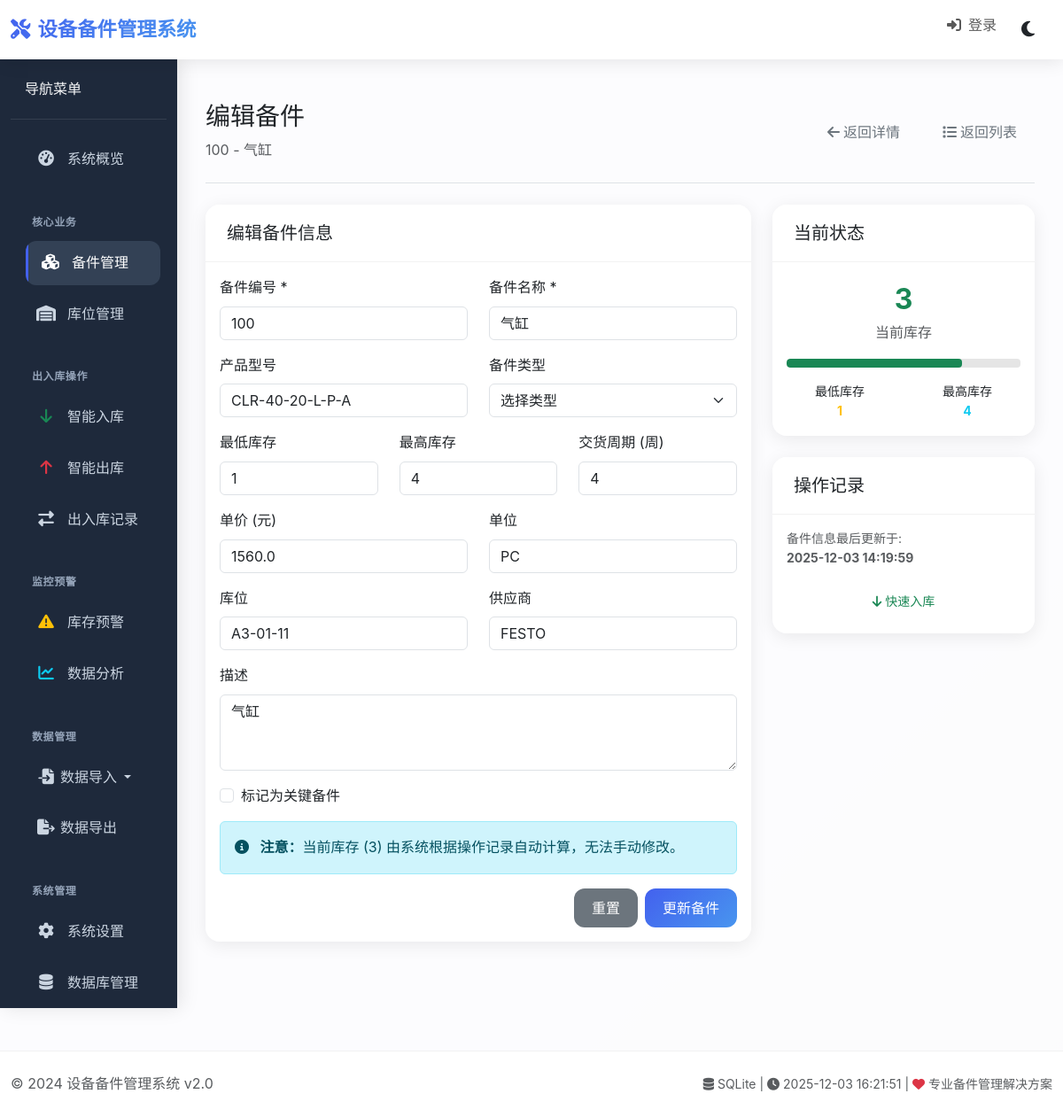
/part/13/edit, run on the app's committed database.
### tables this page shows
CREATE TABLE spare_parts (
                id INTEGER PRIMARY KEY AUTOINCREMENT,
                part_no TEXT UNIQUE NOT NULL,
                name TEXT NOT NULL,
                type TEXT,
                product_model TEXT,
                current_stock INTEGER DEFAULT 0,
                min_stock INTEGER DEFAULT 0,
                max_stock INTEGER DEFAULT 0,
                key_part BOOLEAN DEFAULT FALSE,
                lt_weeks INTEGER DEFAULT 0,
                unit_price REAL DEFAULT 0.0,
                unit TEXT DEFAULT '个',
                location TEXT,
                supplier TEXT,
                description TEXT,
                created_date TIMESTAMP DEFAULT CURRENT_TIMESTAMP,
                updated_date TIMESTAMP DEFAULT CURRENT_TIMESTAMP,
                FOREIGN KEY (location) REFERENCES locations(location_code)
            );

### routes/parts_routes.py (the view, shortened to what this page needs)
    @app.route('/part/<int:part_id>/edit', methods=['GET', 'POST'])
    def edit_part(part_id):
        part = get_spare_part_by_id(part_id)
        if not part:
            flash('备件不存在', 'danger')
            return redirect(url_for('parts_list'))
        return render_template('edit_part.html', part=part)

### models/database.py (called while the page is built)
def get_spare_part_by_id(part_id):
    db_manager = DatabaseManager()
    with db_manager.get_connection() as conn:
        cursor = conn.execute('SELECT * FROM spare_parts WHERE id = ?', (part_id,))
        return cursor.fetchone()

    def _init_db(self):
        os.makedirs(os.path.dirname(self.db_path) if os.path.dirname(self.db_path) else '.', exist_ok=True)
        with self._get_raw_connection() as conn:
            conn.execute("PRAGMA foreign_keys = ON")
            conn.execute("PRAGMA journal_mode = WAL")
            conn.execute("PRAGMA synchronous = NORMAL")
            conn.execute("PRAGMA cache_size = 100000")
            conn.execute("PRAGMA temp_store = MEMORY")
            conn.execute("PRAGMA mmap_size = 268435456")
            conn.execute("PRAGMA page_size = 4096")
            conn.execute("PRAGMA busy_timeout = 10000")

    @contextmanager
    def _get_raw_connection(self):
        conn = None
        try:
            conn = sqlite3.connect(
                self.db_path,
                timeout=30.0,
                check_same_thread=False,
                isolation_level=None
            )
            conn.row_factory = sqlite3.Row
            yield conn
        finally:
            if conn:
                conn.close()

### templates/edit_part.html (shortened to what this page needs)
{% extends "base.html" %}
{% block content %}
<div class="d-flex justify-content-between flex-wrap flex-md-nowrap align-items-center pt-3 pb-4 mb-4 border-bottom">
    <div>
        <h1 class="h3 mb-2">编辑备件</h1>
        <p class="text-muted mb-0">{{ part[1] }} - {{ part[2] }}</p>
    </div>
    <div class="btn-toolbar mb-2 mb-md-0">
        <a href="{{ url_for('part_detail', part_id=part[0]) }}" class="btn btn-outline-secondary me-2">
            <i class="fas fa-arrow-left me-1"></i>返回详情
        </a>
        <a href="{{ url_for('parts_list') }}" class="btn btn-outline-secondary">
            <i class="fas fa-list me-1"></i>返回列表
        </a>
    </div>
</div>
<div class="row">
    <div class="col-lg-8">
        <div class="card">
            <div class="card-header">
                <h5 class="card-title mb-0">编辑备件信息</h5>
            </div>
            <div class="card-body">
                <form method="post">
                    <div class="row">
                        <div class="col-md-6">
                            <div class="mb-3">
                                <label class="form-label">备件编号 *</label>
                                <input type="text" class="form-control" name="part_no" required
                                       value="{{ part[1] }}">
                            </div>
                        </div>
                        <div class="col-md-6">
                            <div class="mb-3">
                                <label class="form-label">备件名称 *</label>
                                <input type="text" class="form-control" name="name" required
                                       value="{{ part[2] }}">
                            </div>
                        </div>
                    </div>
                    <div class="row">
                        <div class="col-md-6">
                            <div class="mb-3">
                                <label class="form-label">产品型号</label>
                                <input type="text" class="form-control" name="type"
                                       value="{{ part[3] or '' }}" placeholder="产品具体型号">
                            </div>
                        </div>
                        <div class="col-md-6">
                            <div class="mb-3">
                                <label class="form-label">备件类型</label>
                                <select class="form-select" name="product_model">
                                    <option value="">选择类型</option>
                                </select>
                            </div>
                        </div>
                    </div>
                    <div class="row">
                        <div class="col-md-4">
                            <div class="mb-3">
                                <label class="form-label">最低库存</label>
                                <input type="number" class="form-control" name="min_stock"
                                       value="{{ part[6] }}" min="0">
                            </div>
                        </div>
                        <div class="col-md-4">
                            <div class="mb-3">
                                <label class="form-label">最高库存</label>
                                <input type="number" class="form-control" name="max_stock"
                                       value="{{ part[7] }}" min="0">
                            </div>
                        </div>
                        <div class="col-md-4">
                            <div class="mb-3">
                                <label class="form-label">交货周期 (周)</label>
                                <input type="number" class="form-control" name="lt_weeks"
                                       value="{{ part[9] }}" min="0">
                            </div>
                        </div>
                    </div>
                    <div class="row">
                        <div class="col-md-6">
                            <div class="mb-3">
                                <label class="form-label">单价 (元)</label>
                                <input type="number" class="form-control" name="unit_price"
                                       step="0.01" min="0" value="{{ part[10] }}">
                            </div>
                        </div>
                        <div class="col-md-6">
                            <div class="mb-3">
                                <label class="form-label">单位</label>
                                <input type="text" class="form-control" name="unit"
                                       value="{{ part[11] or '' }}" placeholder="如：个、件、套">
                            </div>
                        </div>
                    </div>
                    <div class="row">
                        <div class="col-md-6">
                            <div class="mb-3">
                                <label class="form-label">库位</label>
                                <input type="text" class="form-control" name="location"
                                       value="{{ part[12] or '' }}" placeholder="库位代码">
                            </div>
                        </div>
                        <div class="col-md-6">
                            <div class="mb-3">
                                <label class="form-label">供应商</label>
                                <input type="text" class="form-control" name="supplier"
                                       value="{{ part[13] or '' }}" placeholder="供应商名称">
                            </div>
                        </div>
                    </div>
                    <div class="mb-3">
                        <label class="form-label">描述</label>
                        <textarea class="form-control" name="description" rows="3">{{ part[14] or '' }}</textarea>
                    </div>
                    <div class="mb-3 form-check">
                        <input type="checkbox" class="form-check-input" name="key_part" value="true"
                               {% if part[8] %}checked{% endif %}>
                        <label class="form-check-label">标记为关键备件</label>
                    </div>
                    <div class="alert alert-info">
                        <i class="fas fa-info-circle me-2"></i>
                        <strong>注意：</strong>当前库存 ({{ part[5] }}) 由系统根据操作记录自动计算，无法手动修改。
                    </div>
                    <div class="d-flex justify-content-end">
                        <button type="reset" class="btn btn-secondary me-2">重置</button>
                        <button type="submit" class="btn btn-primary">更新备件</button>
                    </div>
                </form>
            </div>
        </div>
    </div>
    <div class="col-lg-4">
        <div class="card mb-4">
            <div class="card-header">
                <h5 class="card-title mb-0">当前状态</h5>
            </div>
            <div class="card-body">
                <div class="text-center mb-3">
                    <div class="fs-2 fw-bold {% if part[5] <= part[6] %}text-danger{% elif part[5] <= part[6] * 1.2 %}text-warning{% else %}text-success{% endif %}">
                        {{ part[5] }}
                    </div>
                    <div class="text-muted">当前库存</div>
                </div>
                <div class="progress mb-3" style="height: 10px;">
                    {% set progress_percent = (part[5] / part[7] * 100) if part[7] > 0 else 0 %}
                    <div class="progress-bar
                        {% if part[5] <= part[6] %}bg-danger
                        {% elif part[5] <= part[6] * 1.2 %}bg-warning
                        {% else %}bg-success{% endif %}"
                         style="width: {{ progress_percent }}%">
                    </div>
                </div>
                <div class="row text-center small">
                    <div class="col-6">
                        <div>最低库存</div>
                        <div class="fw-bold text-warning">{{ part[6] }}</div>
                    </div>
                    <div class="col-6">
                        <div>最高库存</div>
                        <div class="fw-bold text-info">{{ part[7] }}</div>
                    </div>
                </div>
            </div>
        </div>
        <div class="card">
            <div class="card-header">
                <h5 class="card-title mb-0">操作记录</h5>
            </div>
            <div class="card-body">
                <p class="small text-muted">
                    备件信息最后更新于:<br>
                    <strong>{{ part[16] }}</strong>
                </p>
                <div class="d-grid">
                    <a href="{{ url_for('smart_inbound') }}?part_no={{ part[1] }}" class="btn btn-outline-success btn-sm">
                        <i class="fas fa-arrow-down me-1"></i>快速入库
                    </a>
                </div>
            </div>
        </div>
    </div>
</div>
{% endblock %}

### templates/base.html (style rules this page uses)
:root { --primary: #4361ee; --primary-dark: #3a56d4; --secondary: #6c757d; --success: #4cc9f0; --info: #4895ef; --warning: #f72585; --danger: #e63946; --light: #f8f9fa; --dark: #212529; --sidebar-bg: #1e293b; --sidebar-hover: #334155; --card-shadow: 0 4px 20px rgba(0,0,0,0.08); --transition: all 0.3s cubic-bezier(0.4, 0, 0.2, 1); }
body { font-family: -apple-system, BlinkMacSystemFont, 'Segoe UI', 'Microsoft YaHei', Roboto, Oxygen, Ubuntu, Cantarell, 'Open Sans', 'Helvetica Neue', sans-serif; background: linear-gradient(135deg, #667eea 0%, #764ba2 100%); min-height: 100vh; line-height: 1.6; font-weight: 400; }
.card { border: none; border-radius: 1rem; box-shadow: var(--card-shadow); transition: var(--transition); background: rgba(255, 255, 255, 0.95); margin-bottom: 1.5rem; overflow: hidden; }
.card-header { background: rgba(255, 255, 255, 0.9); border-bottom: 1px solid rgba(0,0,0,0.05); padding: 1.25rem 1.5rem; font-weight: 600; }
.btn { border-radius: 0.75rem; font-weight: 500; padding: 0.625rem 1.25rem; transition: var(--transition); border: none; }
.btn-primary { background: linear-gradient(135deg, var(--primary), var(--info)); }
.progress { height: 8px; border-radius: 4px; background: rgba(0,0,0,0.1); }
.progress-bar { border-radius: 4px; }

### data on the page
spare_parts: part_no "100", name "气缸", type "CLR-40-20-L-P-A", min_stock "1", max_stock "4", lt_weeks "4", unit_price "1560.0", unit "PC", location "A3-01-11", supplier "FESTO", description "气缸", current_stock "3", updated_date "2025-12-03 14:19:59"
